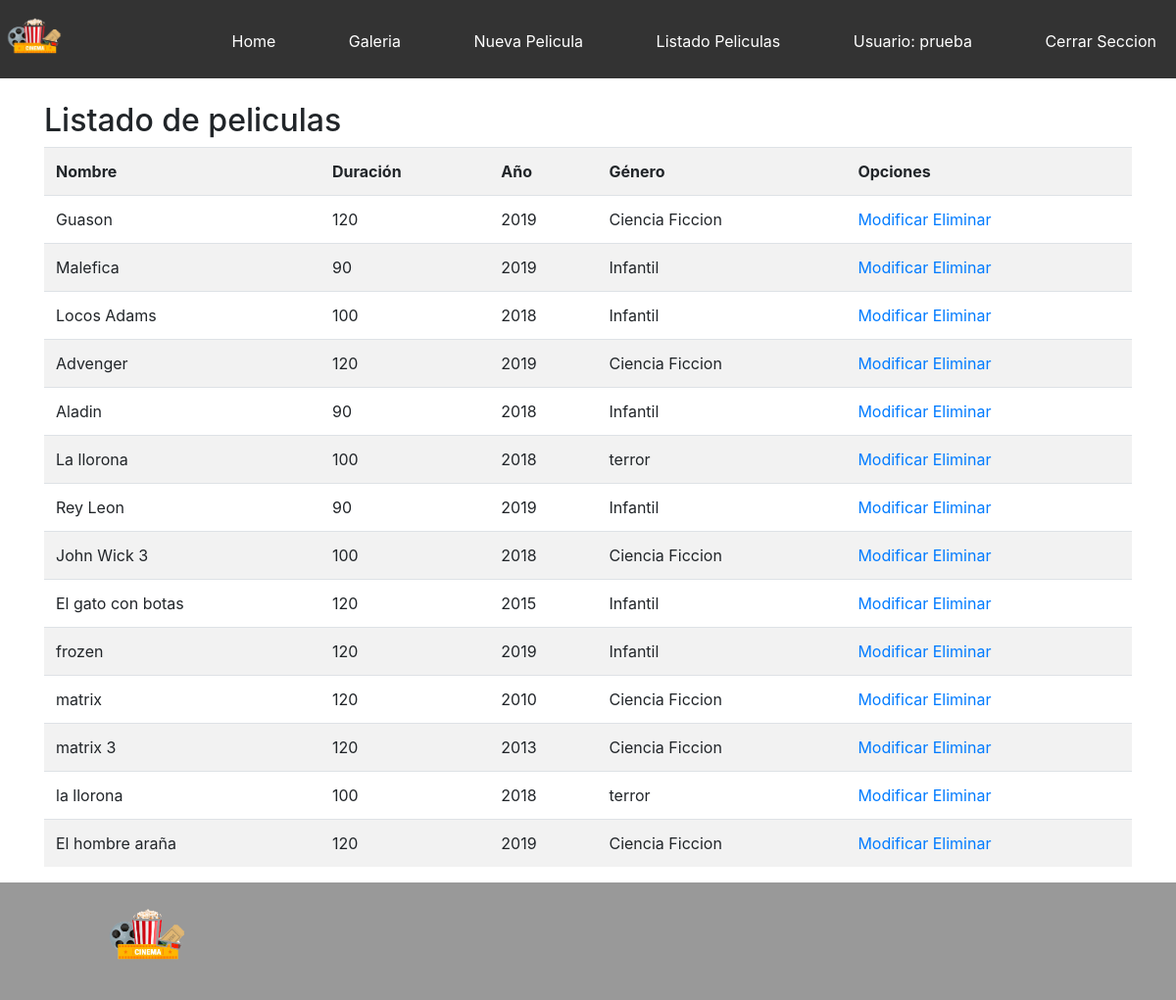
Screenshot of /listado-peliculas/ (signed in) with the database file from the repository.
### core/models.py (models this page shows, shortened)
class Pelicula(models.Model):
    nombre = models.CharField(max_length=200)
    duracion = models.IntegerField()
    anio = models.IntegerField(verbose_name="Año")
    genero =models.ForeignKey(Genero,on_delete=models.CASCADE)

class Genero(models.Model):
    nombre = models.CharField(max_length=80)
    def __str__(self):
        return self.nombre

### core/views.py (the view)
# urls.py: path('listado-peliculas/', listado_pelicula, name="listado_peliculas"),
def listado_pelicula(request):
    peliculas = Pelicula.objects.all()
    data = {
        'peliculas': peliculas
    }
    return render(request, 'core/listado_peliculas.html', data)

### core/templates/core/listado_peliculas.html (shortened to what this page needs)
{% extends 'core/base.html' %}
{% load static %}
{% block contenido %}
<h2>Listado de peliculas</h2>
<table class="table table-striped">
    <tr>
        <th>Nombre</th>
        <th>Duración</th>
        <th>Año</th>
        <th>Género</th>
        <th>Opciones</th>
    </tr>
    {% for p in peliculas %}
    <tr>
        <td>{{ p.nombre }}</td>
        <td>{{ p.duracion }}</td>
        <td>{{ p.anio }}</td>
        <td>{{ p.genero }}</td>
        <td>
            <a href="{% url 'modificar_pelicula' p.id %}">Modificar</a>
            <a href="#" onclick="confirmarEliminacion({{p.id}})">Eliminar</a>
        </td>
    </tr>
    {% endfor %}
</table>
{% endblock %}

### core/templates/core/base.html (shortened to what this page needs)
<!DOCTYPE html>
<html lang="es">
<head>
    {% load static %} {% block css %} {% endblock %}
    <link rel="stylesheet" href="{% static 'core/css/estilos.css' %}">
    <link rel="stylesheet" href="https://stackpath.bootstrapcdn.com/bootstrap/4.3.1/css/bootstrap.min.css">
</head>
<body>
    <header>
        <img src="{% static 'core/img/logo.png' %}" alt="Logo" class="logo">
        <nav>
            <ul>
                <li>
                    <a href="{% url 'home' %}">Home</a>
                </li>
                <li>
                    <a href="{% url 'galeria' %}">Galeria</a>
                </li>
                <li>
                    <a href="{% url 'nueva_pelicula' %}">Nueva Pelicula</a>
                </li>
                <li>
                    <a href="{% url 'listado_peliculas' %}">Listado Peliculas</a>
                </li>
                {% if user.is_authenticated %}
                <li>
                    <a href="#">Usuario: {{ user.username }}</a>
                </li>
                <li>
                    <a href="{% url 'logout' %}">Cerrar Seccion</a>
                </li>
                {% endif %}
            </ul>
        </nav>
    </header>
    <div id="principal">
        <br>
        <div class="container">
            {% block contenido %} {% endblock %}
        </div>
    </div>
    <footer class="hide_on_mobile">
        <div>
            <img src="{% static 'core/img/logo.png' %}" alt="logo" class="logo_footer">
        </div>
    </footer>
</body>
</html>

### core/static/core/css/estilos.css (style rules this page uses)
* { margin:0; padding: 0; }
body { background-color:rgb(219, 219, 219); font-family: fantasy; }
header { width: 100%; height: 80px; background-color:#333; transition: all 0.5s; }
#principal { width: 100%; min-height: 100vh; height: auto; }
footer { width: 100%; height: 120px; background-color:#999; }
nav { width: auto; float:right; }
nav > ul > li { display: inline-block; margin-left:30px; padding:30px 20px; transition: all 0.5s; }
nav > ul > li > a { color:white; text-decoration: none; }
.logo { width: 70px; }
footer > div { width: 25%; float:left; }
.logo_footer { width: 100px; margin:auto; display: block; }
.hide_on_mobile { display: block; }

### rows the page displays
Pelicula: nombre "Guason", duracion "120", anio "2019", genero "Ciencia Ficcion"
Pelicula: nombre "Malefica", duracion "90", anio "2019", genero "Infantil"
Pelicula: nombre "Locos Adams", duracion "100", anio "2018", genero "Infantil"
Pelicula: nombre "Advenger", duracion "120", anio "2019", genero "Ciencia Ficcion"
Pelicula: nombre "Aladin", duracion "90", anio "2018", genero "Infantil"
Pelicula: nombre "La llorona", duracion "100", anio "2018", genero "terror"
Pelicula: nombre "Rey Leon", duracion "90", anio "2019", genero "Infantil"
Pelicula: nombre "John Wick 3", duracion "100", anio "2018", genero "Ciencia Ficcion"
Pelicula: nombre "El gato con botas", duracion "120", anio "2015", genero "Infantil"
Pelicula: nombre "frozen", duracion "120", anio "2019", genero "Infantil"
Pelicula: nombre "matrix", duracion "120", anio "2010", genero "Ciencia Ficcion"
Pelicula: nombre "matrix 3", duracion "120", anio "2013", genero "Ciencia Ficcion"
Pelicula: nombre "la llorona", duracion "100", anio "2018", genero "terror"
Pelicula: nombre "El hombre araña", duracion "120", anio "2019", genero "Ciencia Ficcion"

### other values shown
{{ user.username }} "prueba"
